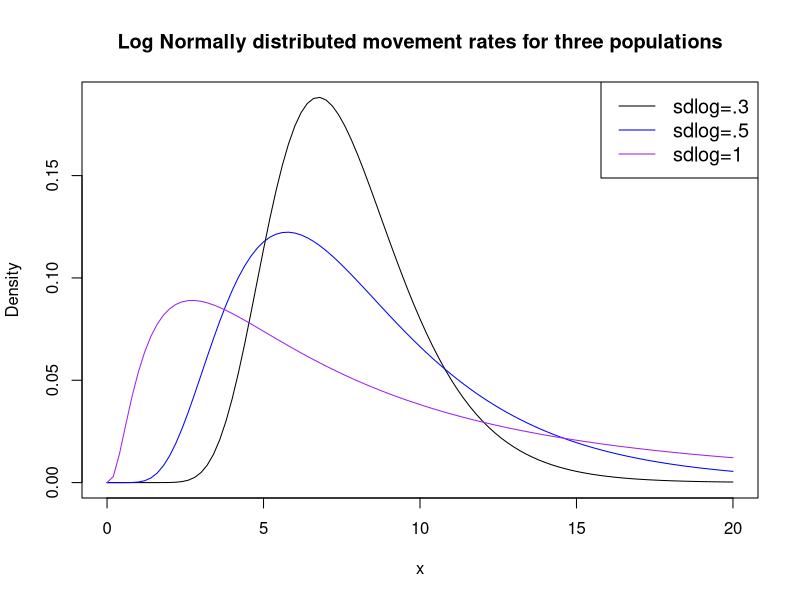
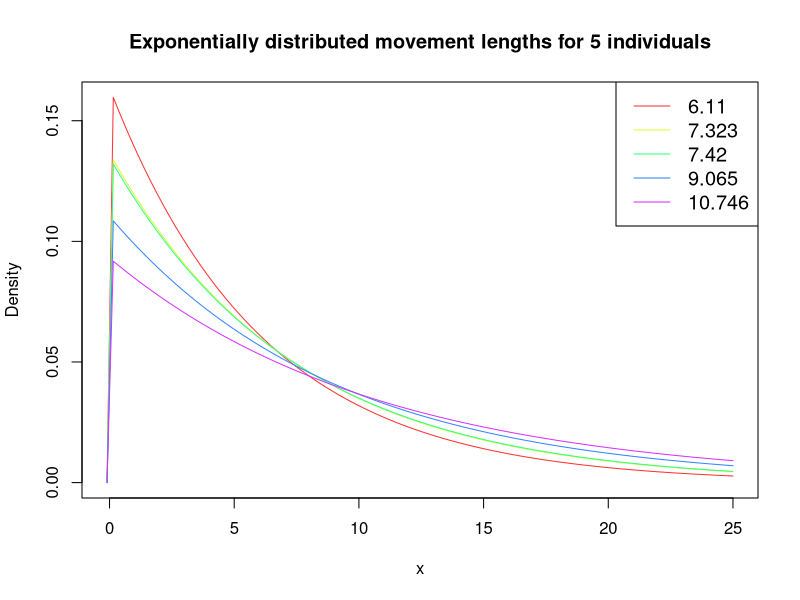
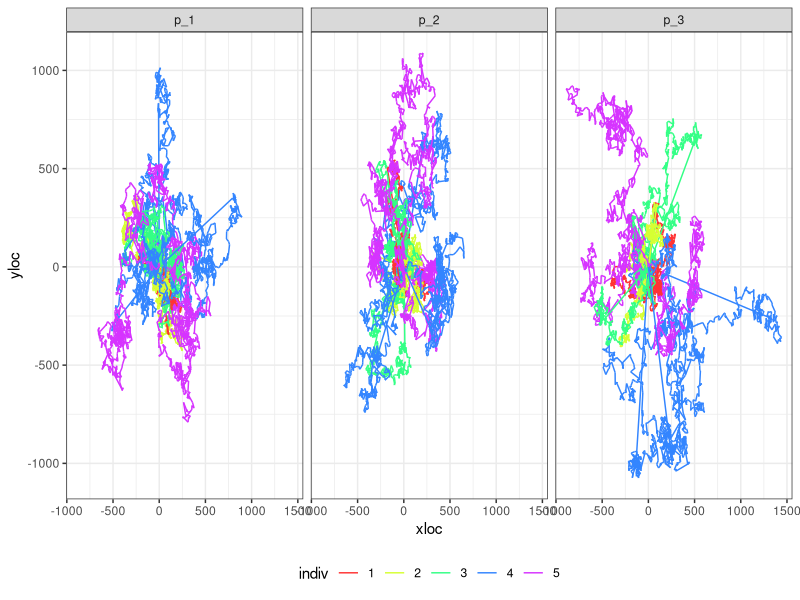
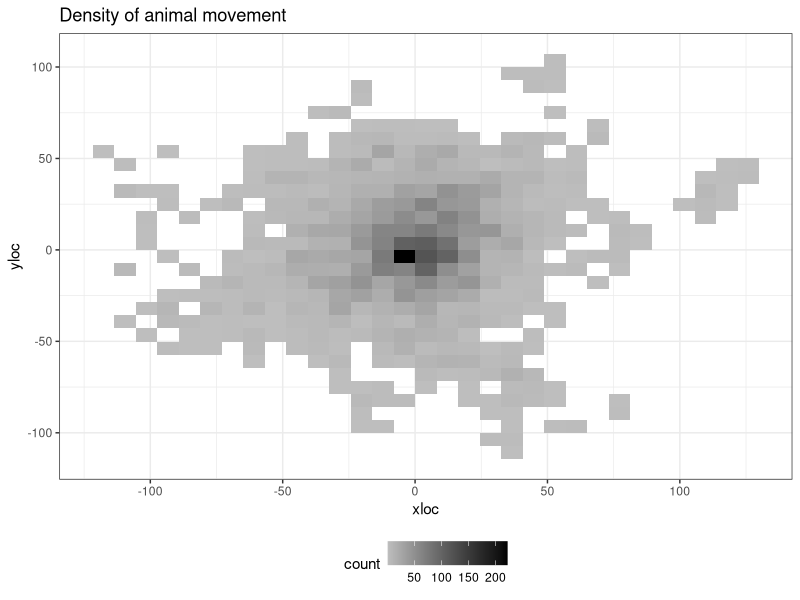
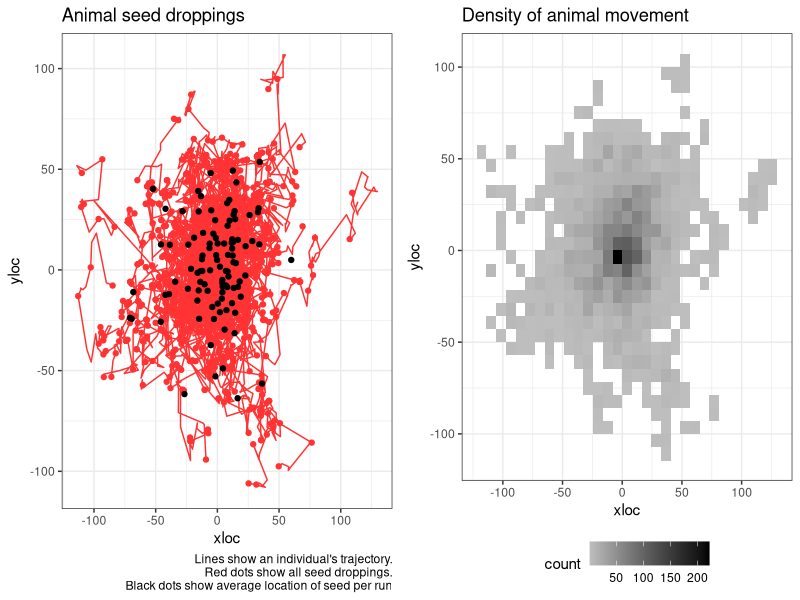
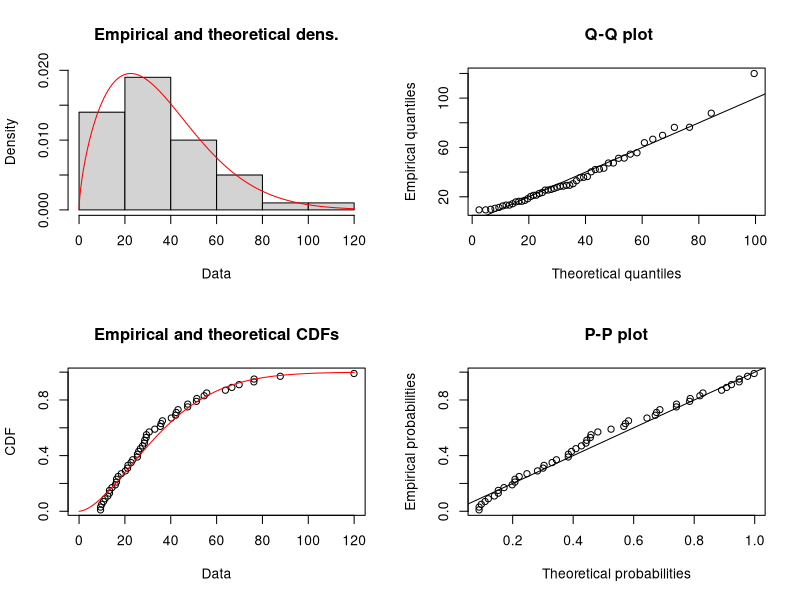
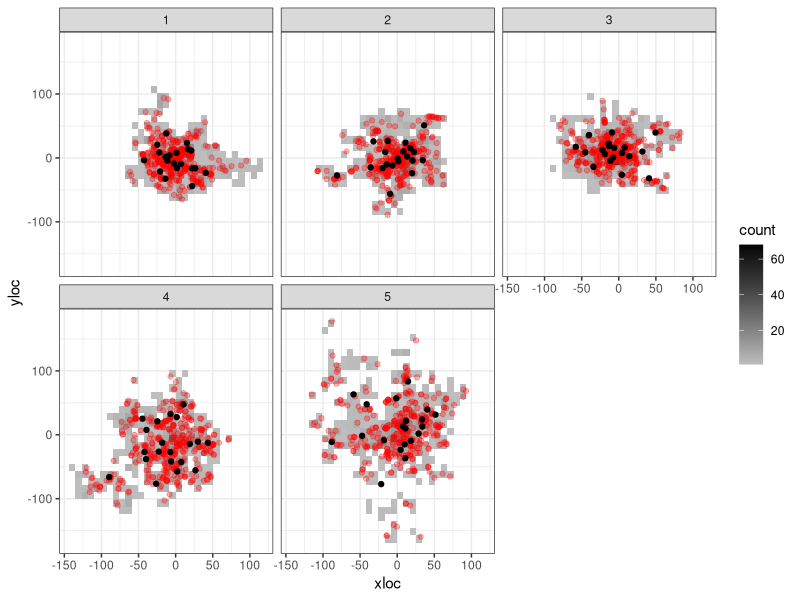
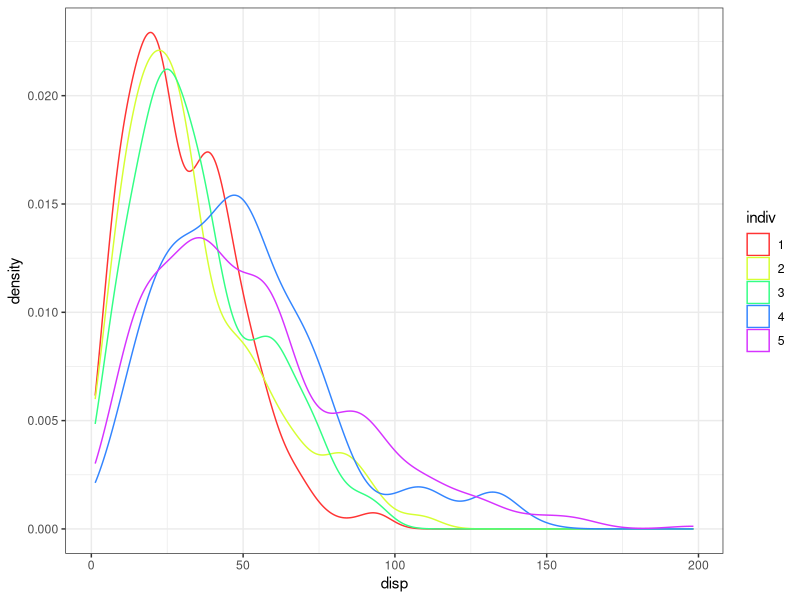

Write the R code that produced these figures, in order. (Note: this script raises an error after producing the figures.)
## ---- chunk 1
knitr::opts_chunk$set(echo = TRUE)
## ---- chunk 2
library(dplyr)
library(tidyr)
library(ggplot2)
library(cowplot)
## ---- chunk 3

av.mov.rate <- 2
max.x <- 20

mycols <- c("black", "blue", "purple")
#create density plots
curve(dlnorm(x, meanlog=av.mov.rate, sdlog=.3),
      from=0, to=max.x,
      col=mycols[1],
      main = 'Log Normally distributed movement rates for three populations', #add title
      ylab = 'Density', #change y-axis label
      )

curve(dlnorm(x, meanlog=av.mov.rate, sdlog=.5), 
      from=0, to=max.x,
      col=mycols[2], add=TRUE)

curve(dlnorm(x, meanlog=av.mov.rate, sdlog=1), 
      from=0, to=max.x,
      col=mycols[3], add=TRUE)

#add legend
legend("topright", legend=c("sdlog=.3", "sdlog=.5", "sdlog=1"),
       col=mycols, lty=1, cex=1.2)
## ---- chunk 4
n.individuals <- 5
m_1 <- sort(round(rlnorm(n.individuals, meanlog = av.mov.rate, sdlog = 0.3),3))
m_2 <- sort(round(rlnorm(n.individuals, meanlog = av.mov.rate, sdlog = 0.5),3))
m_3 <- sort(round(rlnorm(n.individuals, meanlog = av.mov.rate, sdlog = 1),3))
## ---- chunk 5

mycols <- rainbow(5, s=0.8)

range <- c(-0.1,max.x+5)
#create density plots
curve(dexp(x, 1/m_1[1]), #notice rate for exponential is 1/movement rate.
      from=range[1], to=range[2], 
      col=mycols[1],
      main = 'Exponentially distributed movement lengths for 5 individuals', #add title
      ylab = 'Density', #change y-axis label
      )
for(i in 2:5){
  curve(dexp(x, 1/m_1[i]), 
        from=range[1], to=range[2],
        col=mycols[i], add=TRUE)
}

#add legend
legend("topright", legend= m_1,
       col=mycols, lty=1, cex=1.2)
## ---- chunk 6
sim_movement <- function(prm, t = 1000, plot.it = TRUE, return.data.frame = FALSE){
  tru.rate <- round(prm, 3)
  movedist <- rexp(t, rate = 1/tru.rate)
  angle <- runif(t, min = 0, max = 360)
  distx <- movedist*cos(angle)
  xloc <- c(0, cumsum(distx))
  disty <- movedist*sin(angle)
  yloc <- c(0, cumsum(disty))
  animalTraj <- data.frame(time = 0:t, xloc = xloc, yloc = yloc)
  if(plot.it == TRUE){
    plot(x = xloc, y = yloc, type = "l", main = paste("Rate=",tru.rate))
  }
  if(return.data.frame == TRUE){
    return(animalTraj)
  }
}
## ---- chunk 7
nruns <- 3
m.data <- data.frame(m_1, m_2, m_3)

df <- NULL

for(m in 1:3){
  m.0 <- m.data[m]
  for(j in 1:n.individuals){
  for(k in 1:nruns){
  a <- sim_movement(m_2[j], plot.it = FALSE, return.data.frame = TRUE) %>% 
    mutate(indiv = as.factor(j),
           run = paste0("r_", k),
           pop.id = paste0("p_",m))
  df <- rbind.data.frame(df, a)
}
}
  
}


df %>% 
  ggplot(., aes(x = xloc, y=yloc, group = run, color = indiv)) +
  facet_wrap(~pop.id) +
  geom_path() +
  scale_color_manual(values = mycols) +
  theme_bw() +
  theme(legend.position = "bottom") +
  NULL
## ---- chunk 8
sim_seeds <- function(nseeds = 20, m.prms = NULL,...){
  grt <- round(rgamma(nseeds, shape = 4, scale = 5))
  t.grt <- max(grt)

  df <- sim_movement(m.prms, t = t.grt, plot.it = FALSE, return.data.frame = TRUE)

  df %>% 
    left_join(., data.frame(s.id = 1:nseeds, time = grt)) %>% 
    mutate(disp = sqrt(xloc^2+yloc^2)) -> df
  
  return(df)
}

summ_seeds <- function(df = NULL){
  df %>% 
  drop_na(s.id) %>% 
  mutate(xi = (mean(xloc)-xloc)^2,
         yi = (mean(yloc)-yloc)^2) %>% 
  summarise(x = mean(xloc),
            y = mean(yloc),
            av.disp = mean(disp),
            se.disp = sd(disp)/sqrt(n()),
            dsprsn = sum(sqrt(xi+yi))/n()) -> s.df
  return(s.df)
}

# a <- sim_seeds(m.prms = m_1[1])
# summ_seeds(a)
## ---- chunk 9
nruns <- 100

df <- NULL
summ.df <- NULL

for(j in 1:1){
  for(k in 1:nruns){
    a <- sim_seeds(m.prms = m_1[j]) %>% 
      mutate(indiv = as.factor(j),
             run = factor(paste0("r_", k), levels = paste0("r_", 1:nruns)))
    
    b <- summ_seeds(a) %>% 
      mutate(indiv = as.factor(j),
             run = factor(paste0("r_", k), levels = paste0("r_", 1:nruns)))
    
    df <- rbind.data.frame(df, a) 
    summ.df <- rbind.data.frame(summ.df, b) 
}
}
## ---- chunk 10

df %>% 
  ggplot(., aes(x = xloc, y=yloc, 
                group = run,
                color = indiv)) +
  # facet_wrap(~run) +
  geom_path() +
  scale_color_manual(values = mycols) +
  geom_point(data = df %>% drop_na(s.id), 
             aes(x = xloc, y = yloc)) +
  geom_point(data = summ.df, aes(x = x, y=y), color = "black") +
  theme_bw() +
  labs(title = "Animal seed droppings", caption = "Lines show an individual's trajectory.\n Red dots show all seed droppings.\n Black dots show average location of seed per run") +
  theme(legend.position = "none") -> p1
# p1

df %>% 
  ggplot(., aes(x = xloc, y = yloc)) +
  # stat_density_2d(aes(fill = ..level..), geom = "polygon", colour="white") +
  geom_bin2d() +
  # geom_hex() +
  # scale_fill_continuous(type = "viridis") +
  scale_fill_gradient(low = "grey", high = "black") +
  theme_bw() +
  theme(legend.position = "bottom") +
  labs(title = "Density of animal movement") -> p2
p2

cowplot::plot_grid(p1, p2)
  
# summ.df %>% 
#   ggplot(., aes(y = dsprsn)) +
#   geom_boxplot()
# 
# summ.df %>% 
#   ggplot(., aes(x = av.disp)) +
#   geom_density(color = "blue") + # for the average dispersal per run
#   geom_density(data = df %>% drop_na(s.id),
#                  aes(x = disp)) + # for every seed
#   theme_bw()
## ---- chunk 11
# s.df <- df %>% drop_na(s.id)

s.df <- df %>% drop_na(s.id) %>% 
  sample_n(., 50)
  
library(fitdistrplus)

g <- fitdist(s.df$disp, distr = "weibull")
summary(g)
plot(g)

# library(MASS)
# fitdistr(s.df$disp, densfun = "weibull")
## ---- chunk 12
nruns <- 20

df <- NULL
summ.df <- NULL

for(j in 1:n.individuals){
  for(k in 1:nruns){
    a <- sim_seeds(m.prms = m_1[j]) %>% 
      mutate(indiv = as.factor(j),
             run = factor(paste0("r_", k), levels = paste0("r_", 1:nruns)))
    
    b <- summ_seeds(a) %>% 
      mutate(indiv = as.factor(j),
             run = factor(paste0("r_", k), levels = paste0("r_", 1:nruns)))
    
    df <- rbind.data.frame(df, a) 
    summ.df <- rbind.data.frame(summ.df, b) 
}
}
## ---- chunk 13
df %>% 
  ggplot(., aes(x = xloc, y = yloc)) +
  facet_wrap(~indiv) +
  # stat_density_2d(aes(fill = ..level..), geom = "polygon", colour="white") +
  geom_bin2d() +
  # geom_hex() +
  # scale_fill_continuous(type = "viridis") +
  scale_fill_gradient(low = "grey", high = "black") +
  geom_point(data = df %>% drop_na(s.id),
             aes(x = xloc, y = yloc), color = "red", alpha = 0.3) +
  geom_point(data = summ.df, aes(x = x, y=y), color = "black") +
  theme_bw()
## ---- chunk 14
df %>% 
  drop_na(s.id) %>% 
  ggplot(., aes(x = disp, color = indiv)) +
  geom_density() +
  scale_color_manual(values = mycols) +
  theme_bw()

## ---- chunk 15
summ.df %>% 
  ggplot(., aes(y = dsprsn, x = indiv, color = indiv)) +
  geom_boxplot() +
  geom_point(color = "grey", alpha = 0.5) +
  labs(title = "Dispersion") +
  theme_bw() +
  theme(legend.position = "none") -> p1
# p1

summ.df %>% 
  ggplot(., aes(y = av.disp, x = indiv, color = indiv)) +
  geom_boxplot() +
  geom_point(color = "grey", alpha = 0.5) +
  labs(title = "Average dispersal per run") +
  theme_bw() +
  theme(legend.position = "none") -> p2
# p2

plot_grid(p1, p2)
## ---- chunk 16
s.df <- df %>% drop_na(s.id) %>%
  group_by(indiv) %>%
  sample_n(., 50)

# s.df <- df %>% drop_na(s.id)

weib.fits <- NULL

for(i in 1:individual){
  dat <- s.df %>% 
    filter(indiv == i)
  #g <- fitdist(dat$disp, distr = "weibull", method = 'mle', lower = c(0,0))
  g <- fitdistr(dat$disp, densfun = "weibull", lower = c(0,0))
  prms.weib <- data.frame(est.shape = as.numeric(g$estimate[1]),
                          est.scale = as.numeric(g$estimate[2]),
                          loglik = g$loglik, indiv = i)
  weib.fits <- rbind.data.frame(weib.fits, prms.weib)
  # plot(g)
}

weib.fits
## ---- chunk 17
weib.boot <- NULL

for(j in 1:10){
      s.df <- df %>% drop_na(s.id) %>%
      group_by(indiv) %>%
      sample_n(., 50)
    
    # s.df <- df %>% drop_na(s.id)
    
    weib.fits <- NULL
    
    for(i in 1:individual){
      dat <- s.df %>% 
        filter(indiv == i)
      #g <- fitdist(dat$disp, distr = "weibull", method = 'mle', lower = c(0,0))
      g <- fitdistr(dat$disp, densfun = "weibull", lower = c(0,0))
      prms.weib <- data.frame(est.shape = as.numeric(g$estimate[1]),
                              est.scale = as.numeric(g$estimate[2]),
                              loglik = g$loglik, indiv = i)
      weib.fits <- rbind.data.frame(weib.fits, prms.weib)
      # plot(g)
    }
    
    weib.boot <- rbind.data.frame(weib.boot, weib.fits %>% mutate(boot = j))
}

weib.boot
## ---- chunk 18
library(Hmisc)

weib.boot %>% 
  ggplot(., aes(x = factor(indiv), y = est.scale)) +
  geom_violin() +
  #geom_boxplot(width = 0.1) +
  stat_summary(fun.data=mean_sdl, mult=1, 
                 geom="pointrange", color="red") +
  theme_bw()
